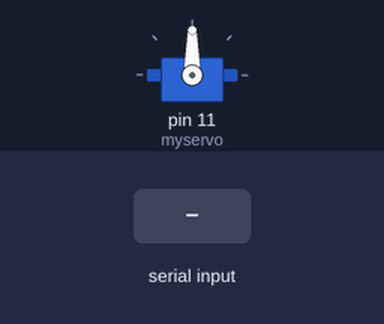
This sketch was run on a simulated Arduino Uno, built with avr-gcc and run on an emulated ATmega328P. Parts: servo. The inputs (shaded band) are chosen by the test bench.

Above: at 1.2 s.
1.3 s: byte 30 received over Serial
At 2.5 s:
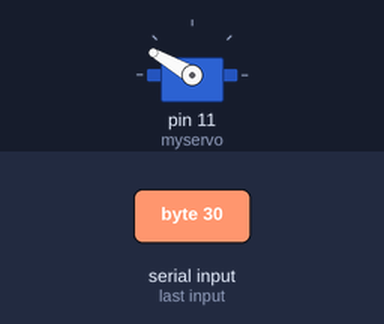
2.8 s: byte 120 received over Serial
At 3.7 s:
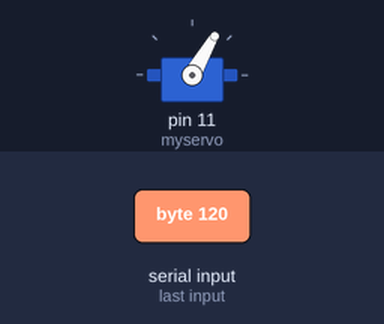
Timing chart, 0 to 5.8 s (numbered marks = the images above; inputs shaded):
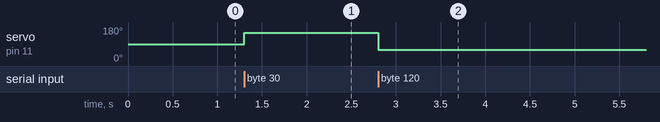

The sketch:

bluetooth.ino
```cpp
#include <Wire.h>
#include <Servo.h>

Servo myservo;

int Position;
char stateChange;

void setup() {
  // put your setup code here, to run once:
  myservo.attach(11);
  Serial.begin(9600);
}

void loop() {
  // put your main code here, to run repeatedly:
  if(Serial.available()>0)
  {
    Position = Serial.read();
    Position = map(Position, 0,180,180,0);
    myservo.write(Position);
  }
}
```

Measured:
- after the input at 1.3 s, servo on pin 11 (myservo): 90° → 150° at once
- after the input at 2.8 s, servo on pin 11 (myservo): 150° → 60° at once
